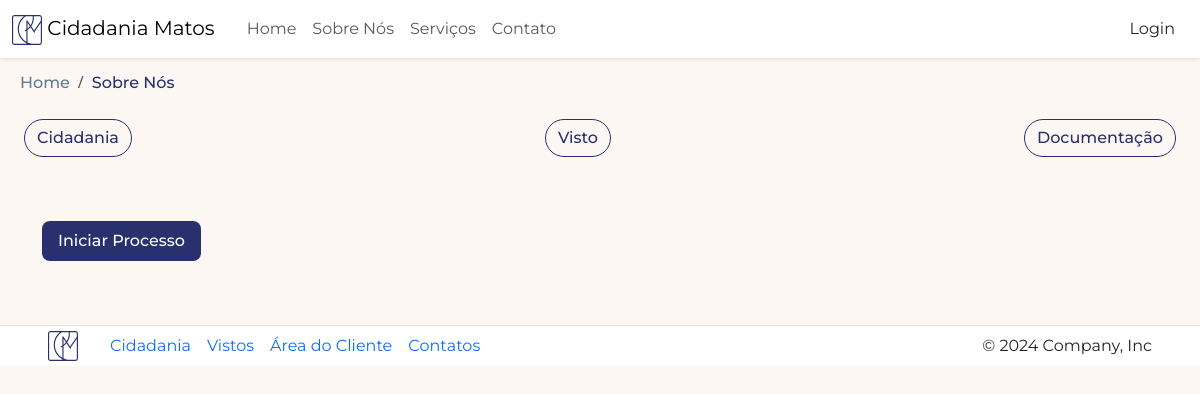
The app's page /servicos.php, older data.
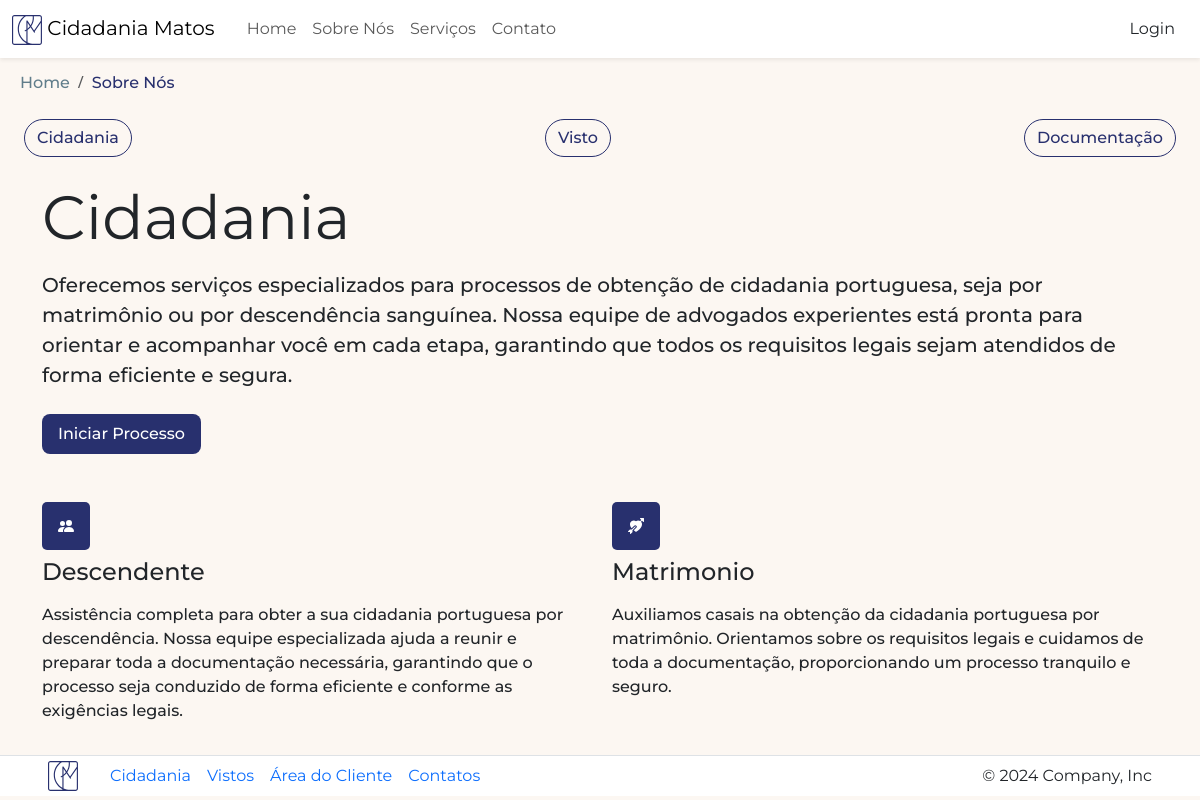
The same page, newer data.
### tables this page shows
CREATE TABLE `category` (
  `id_category` int(11) NOT NULL,
  `name` text NOT NULL,
  `description` text NOT NULL
);

CREATE TABLE `processo` (
  `name` text NOT NULL,
  `description` text NOT NULL,
  `icon_svg` text NOT NULL,
  `id_category` int(11) NOT NULL,
  `id_process` int(11) NOT NULL
);

### servicos.php (the view, shortened to what this page needs)
<?php
require 'connection.php';
$query_cid = 'SELECT icon_svg, p.name processname, c.name catname, p.description processdesc, c.description catdesc FROM processo p, category c WHERE p.id_category = c.id_category AND c.id_category = 1';
$result_cid = mysqli_query($connection, $query_cid);
$servico_cid = mysqli_fetch_assoc($result_cid);
$categoria_cid = $servico_cid['catname'];
$description_cid = $servico_cid['catdesc'];
?>
<!doctype html>
<html lang="en">
<head>
    <link href="https://cdn.jsdelivr.net/npm/bootstrap@5.3.3/dist/css/bootstrap.min.css" rel="stylesheet">
    <link rel="stylesheet" href="https://cdn.jsdelivr.net/npm/bootstrap-icons@1.11.3/font/bootstrap-icons.min.css">
    <link rel="stylesheet" href="./CSS/styles.css">
</head>
<body>
    <div class="d-flex flex-column fixed-top mb-5">
        <?php include "header.php"; ?>
    </div>
    <ol class="bred breadcrumb">
        <li class="breadcrumb-item"><a href="index.php" class="crumb1 body16md">Home</a></li>
        <li class="breadcrumb-item"><a href="#" class="crumb2 body16md">Sobre Nós</a></li>
    </ol>
    <div class="d-flex justify-content-between m-4">
        <a class="body16md btn but" type="" id="btn_cid" href="#cidadania"> Cidadania</a>
        <a class="body16md btn but" type="" id="btn_vis" href="#visto"> Visto</a>
        <a class="body16md btn but" type="" id="btn_doc" href="#documentacao"> Documentação</a>
    </div>
    <div class="container">
        <div class="row align-items-start g-5 pt-5 mb-3" id="cidadania">
            <div class="col-md-4 d-flex flex-column align-items-start gap-2 m-0 pt-0 w-100">
                <h2 class="D3"><?php echo $categoria_cid; ?></h2>
                <p class="H5"><?php echo $description_cid; ?></p>
                <a href="#" class="body16md iniciar btn btn-primary btn-lg align-self-start">Iniciar Processo</a>
            </div>
            <div class="col-md-8 w-100">
                <div class="row row-cols-1 row-cols-sm-2 g-4">
                    <?php
                    foreach ($result_cid as $servico_cid) {
                        $process = $servico_cid['processname'];
                        $description_p = $servico_cid['processdesc'];
                        $icon_svg = $servico_cid['icon_svg'];
                    ?>
                        <div class="col d-flex flex-column gap-2">
                            <div class="tag">
                                <?php echo $icon_svg; ?>
                            </div>
                            <h4 class="H4"><?php echo $process; ?></h4>
                            <p class="body16md"><?php echo $description_p; ?></p>
                        </div>
                    <?php } ?>
                </div>
            </div>
        </div>
    </div>
    <?php include "footer.php"; ?>
</body>
</html>

### header.php (shortened to what this page needs)
<nav class="shadow-sm navbar navbar-expand-lg" style="background-color: var(--cor-Bgcomponente)" ;>
  <div class="container-fluid">
    <a class="body20reg navbar-brand me-4" href="#">
      <img src="./images/logo CR.svg" alt="Cidadania Matos" width="30" height="30">
      Cidadania Matos
    </a>
    <div class="collapse navbar-collapse" id="navbarSupportedContent">
      <ul class="navbar-nav me-auto mb-2 mb-lg-0" style="align-items: center;">
        <li class="nav-item">
          <a class="body16reg nav-link h1" style="margin-bottom:0;" aria-current="page" href="index.php">Home</a>
        </li>
        <li class="nav-item">
          <a class="body16reg nav-link" aria-current="page" href="about.php">Sobre Nós</a>
        </li>
        <li class="nav-item">
          <a class="body16reg nav-link" href="servicos.php">Serviços</a>
        </li>
        <li class="nav-item">
          <a class="body16reg nav-link " aria-disabled="true" href="contacto.php">Contato</a>
        </li>
      </ul>
      <div class="d-flex" role="search">
        <?php if (isset($_SESSION['loggedin']) && $_SESSION['loggedin'] === true) : ?>
          <form method="post" class="d-inline">
            <button type="submit" name="logout" class="body16reg btn">Logout</button>
          </form>
          <button type="button" class="btn"> <i class="bi bi-person-circle"></i> </button>
        <?php else : ?>
          <a href="login.php" class="body16reg btn">Login</a>
        <?php endif; ?>
      </div>
    </div>
  </div>
</nav>

### footer.php (shortened to what this page needs)
<footer class="d-flex justify-content align-items-center border-top " style="background-color: var(--cor-Bgcomponente)";>
  <div class="d-flex justify-content-between align-items-center w-100 flex-wrap  ms-5 me-5">
      <a class="navbar-brand me-4" href="index.php">
          <img src="./images/logo CR.svg" alt="Cidadania Matos" width="30" height="30">
      </a>
      <ul class="nav col-md justify-content">
          <li class="nav-item"><a href="servicos.php?section=cidadania" class="body16reg nav-link px-2" id="footer_cid">Cidadania</a></li>
          <li class="nav-item"><a href="#" class="body16reg nav-link px-2" id="footer_vis">Vistos</a></li>
          <li class="nav-item"><a href="#" class="body16reg nav-link px-2">Área do Cliente</a></li>
          <li class="nav-item"><a href="#" class="body16reg nav-link px-2">Contatos</a></li>
      </ul>
      <p class="body16reg mb-0 ">&copy; 2024 Company, Inc</p>
  </div>
</footer>

### CSS/styles.css (style rules this page uses)
:root { --cor-primaria: #28306E; --cor-secundaria: #9E9E9E; --cor-neutral900: #263238; --cor-neutral800: #37474F; --cor-neutral700: #455A64; --cor-neutral600: #546E7A; --cor-neutral500: #607D8B; --cor-neutral400: #78909C; --cor-neutral300: #90A4AE; --cor-neutral200: #B0BEC5; --cor-neutral100: #CFD8DC; --cor-neutral50: #ECEFF1; --cor-semanticsucess: #1BC47E; --cor-semanticerro: #FF5252; --cor-semanticinfo: #40C3FF; --cor-semanticwarning: #FFC107; --cor-Bginterface: #FCF7F2; --cor-Bgcomponente: #FFFF; }
.D3 { font-family: 'MontserratRegular' !important; font-size: 61px !important; }
.H5 { font-family: 'MontserratMedium' !important; font-size: 20px !important; }
.H4 { font-family: 'MontserratMedium' !important; font-size: 24px !important; }
.body16reg { font-family: 'MontserratRegular' !important; font-size: 16px !important; }
.body20reg { font-family: 'MontserratRegular' !important; font-size: 20px !important; }
.body16md { font-family: 'MontserratMedium' !important; font-size: 16px !important; }
.bred { margin-left: 20px; margin-top: 70px; }
.bred a { text-decoration: none; }
.crumb1 { color: #607D8B; }
.crumb2 { color: #28306E; }
body { background-color: var(--cor-Bginterface); }

### servicos.php (style rules this page uses)
.but { color: #28306E; border-color: #28306E; border-radius: 50px; }
.iniciar { background-color: #28306E; border: none; }
.tag { display: flex; justify-content: center; align-items: center; padding: 10px; background-color: #28306E; border-radius: 5px; width: 48px; height: 48px; color: white; }

Row changes from the older to the newer data that the page shows:
added category: name "Cidadania", description "Oferecemos serviços especializados para processos de obtenção de cidadania portuguesa, seja por matrimônio ou por descendência sanguínea. Nossa equipe de advogados experientes está pronta para orientar e acompanhar você em cada etapa, garantindo que todos os requisitos legais sejam atendidos de forma eficiente e segura."
added processo: name "Descendente", description "Assistência completa para obter a sua cidadania portuguesa por descendência. Nossa equipe especializada ajuda a reunir e preparar toda a documentação necessária, garantindo que o processo seja conduzido de forma eficiente e conforme as exigências legais."
added processo: name "Matrimonio", description "Auxiliamos casais na obtenção da cidadania portuguesa por matrimônio. Orientamos sobre os requisitos legais e cuidamos de toda a documentação, proporcionando um processo tranquilo e seguro."
